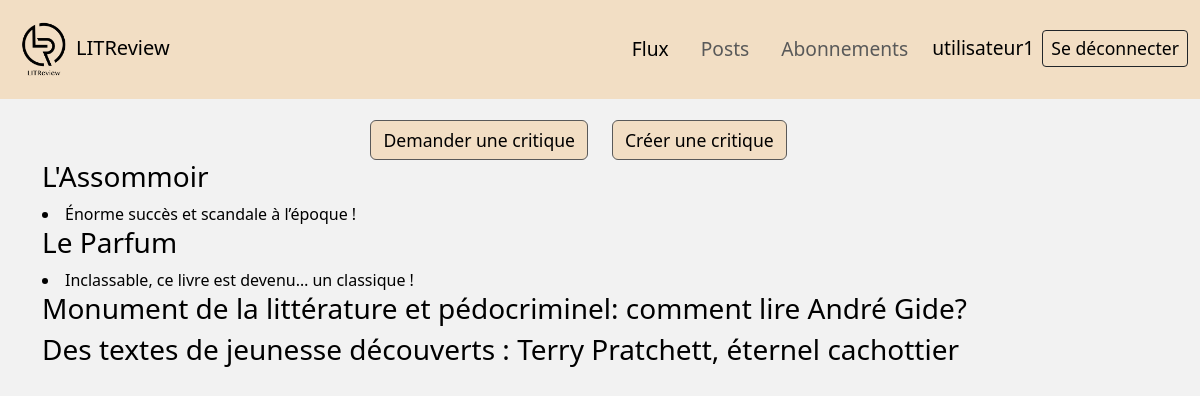
The page / (signed in) on the database as committed earlier.
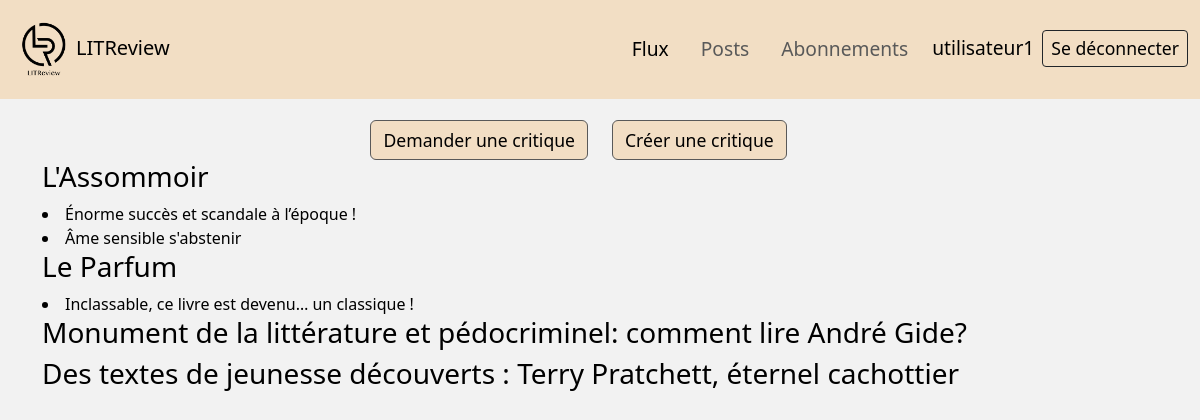
The same page on the database as committed later.
### reviews/models.py (models this page shows, shortened)
class Ticket(models.Model):
    title = models.CharField(max_length = 128)
    slug = models.SlugField(max_length = 128)
    description = models.TextField(
        max_length = 2048,
        blank = True
    )
    image = models.ImageField(
        upload_to = 'images/',
        null = True,
        blank = True
    )
    user = models.ForeignKey(
        to = settings.AUTH_USER_MODEL,
        on_delete = models.CASCADE
    )
    time_created = models.DateTimeField(auto_now_add = True)

class Review(models.Model):
    ticket = models.ForeignKey(
        to = Ticket,
        on_delete = models.CASCADE,
        related_name='reviews',
    )
    rating = models.PositiveSmallIntegerField(
        max_length = 1024,
        validators = [MinValueValidator(0), MaxValueValidator(5)]
    )
    headline = models.CharField(max_length = 128)
    body = models.TextField(
        max_length = 8192,
        blank = True
    )
    user = models.ForeignKey(
        to = settings.AUTH_USER_MODEL,
        on_delete = models.CASCADE
    )
    time_created = models.DateTimeField(auto_now_add = True)

### reviews/views.py (the view)
# urls.py: path('', FeedsPageView.as_view(), name='home'),
class FeedsPageView(LoginRequiredMixin, ListView):
    model = Ticket
    context_object_name = 'ticket_list'
    template_name = 'home.html'
    login_url = 'login'

### templates/home.html (shortened to what this page needs)
{% extends "base.html" %}
{% block content %}
    <div class="row justify-content-center">
        <div class="col text-end">
            <a class="btn btn-success" href="{% url 'home' %}" role="button">Demander une critique</a>
        </div>
        <div class="col text-start">
            <a class="btn btn-success" href="{% url 'home' %}" role="button">Créer une critique</a>
        </div>
    </div>
    {% for ticket in ticket_list %}
        <div>
            <h3>{{ ticket.title }}</h3>
            {% for review in ticket.reviews.all %}
                <li>{{ review.review }} {{ review.headline }}</li>
            {% endfor %}
        </div>
    {% endfor %}
{% endblock %}

Rows that differ between the two databases and show on the page:
added Review: headline "Âme sensible s'abstenir", shown under Ticket "L'Assommoir"
